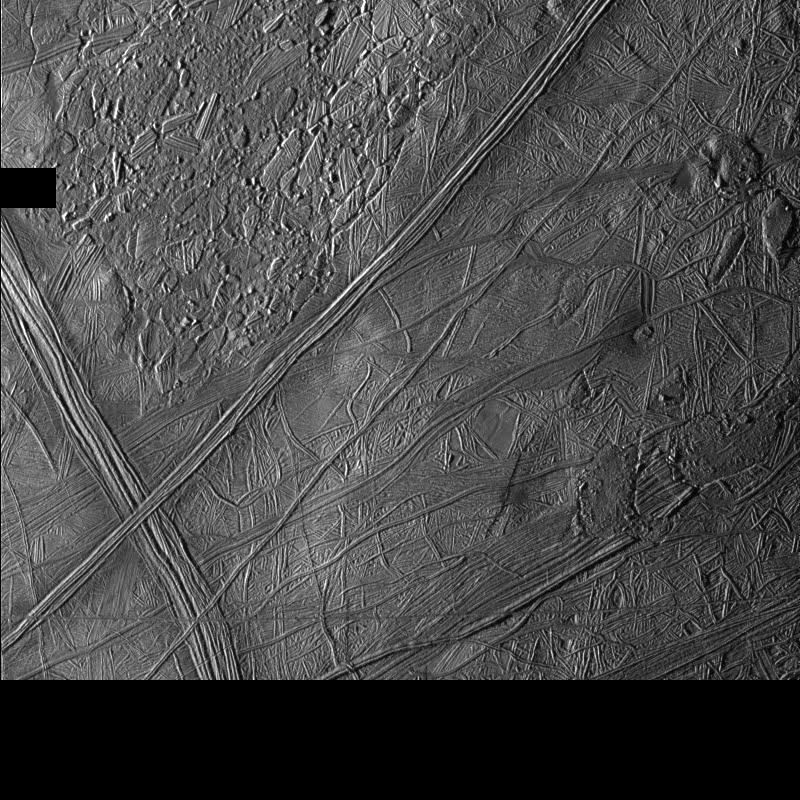
#> input picture data/C0383713713R_full.jpg, 800 x 800 px
$ jupyter execute europa-houghlines-filtering.ipynb
#> lines starting #> are read from the running program, lines starting #| are printed output that depends on the picture; after the words box and inside, x2 and y2 are one past the last pixel; in counts of white or black regions, pixels touching at a corner belong together
[cell 1]
import cv2 as cv
import numpy as np
import matplotlib.pyplot as plt

[cell 2]
original = cv.imread("data/C0383713713R_full.jpg")
#> original is the input picture: shape (800, 800, 3); min 0, max 255, mean 72.5
image = cv.cvtColor(original, cv.COLOR_BGR2GRAY)
# image = cv.resize(image, (500, 500))
image = image[:680, :] # crop out the black parts. (for this example image)
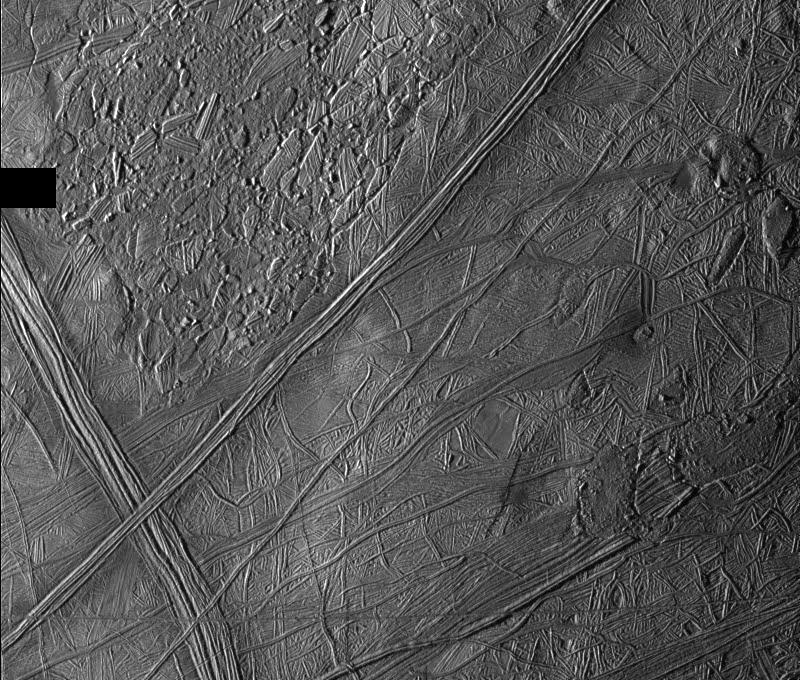
#> image: shape (680, 800); min 0, max 255, mean 85.3

## Chunking the image, then applying houghlines

[cell 3]
frames = []
chunks = 4
chunkSize = image.shape[0] // chunks
#> chunkSize = 170
for i in range(chunks):
    row = []
    for j in range(chunks):
        row.append(image[chunkSize*i:chunkSize*(i+1), chunkSize*j:chunkSize*(j+1)])
    frames.append(row)
#> after the loop, frames = 4 items

def plotAllFrames(frames):
    plt.figure(figsize=(10, 10))
    for i in range(chunks):
        for j in range(chunks):
            plt.subplot(chunks, chunks, i*chunks+j+1)
            plt.imshow(frames[i][j], cmap='gray')
            plt.axis('off')
    plt.tight_layout()
    plt.subplots_adjust(wspace=0.01, hspace=0.01)
    plt.show()
plotAllFrames(frames)

## Helper Functions

[cell 4]
def auto_canny(image, sigma=0.33):
	# compute the median of the single channel pixel intensities
	v = np.median(image)
	# apply automatic Canny edge detection using the computed median
	lower = int(max(0, (1.0 - sigma) * v))
	upper = int(min(255, (1.0 + sigma) * v))

	return cv.Canny(image, lower, upper)

def houghP(processed_img, output=None):
    if output is None:
        output = processed_img.copy()
    lines = cv.HoughLinesP(processed_img, 1, np.pi/90, 80, minLineLength=40, maxLineGap=10)
    output = output.copy()
    if lines is None:
        return output
    for line in lines:
        x1, y1, x2, y2 = line[0]
        cv.line(output, (x1, y1), (x2, y2), (255, 0, 0), 2)
    return output

def hough(processed_img, output=None):
    if output is None:
        output = processed_img.copy()
    lines = cv.HoughLines(processed_img, 1, np.pi/90, 50)
    output = output.copy()
    if lines is None:
        return output
    for r_theta in lines[:10]:
        arr = np.array(r_theta[0], dtype=np.float64)
        r, theta = arr[0], arr[1]
        a = np.cos(theta)
        b = np.sin(theta)
        x0 = a*r
        y0 = b*r
        x1 = int(x0 + chunkSize*(-b))
        y1 = int(y0 + chunkSize*(a))
        x2 = int(x0 - chunkSize*(-b))
        y2 = int(y0 - chunkSize*(a))
        cv.line(output, (x1, y1), (x2, y2), (255), 2)
    return output


def plotBoth(image, title='Processed Image', original=original, original_title='Original Image'):
    plt.figure(figsize=(10, 5))

    # Plot original image
    plt.subplot(121)
    plt.imshow(cv.cvtColor(original, cv.COLOR_BGR2RGB))
    plt.axis('off')
    plt.title(original_title)

    # Plot resized image
    plt.subplot(122)
    plt.imshow(image, cmap='gray')
    plt.title(title)
    plt.axis('off')
    # Set the background of the plot to be transparent
    plt.gcf().patch.set_alpha(0)
    plt.show()

## Testing Houghlines Functions

[cell 5]
test_frame = frames[2][1]
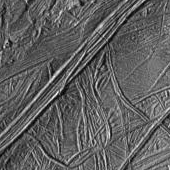
#> test_frame: shape (170, 170); min 0, max 255, mean 95.3
canny = auto_canny(test_frame)
#> in auto_canny, `v = np.median(image)`: v = 93
#> in auto_canny, `lower = int(max(0, (1.0 - sigma) * v))`: lower = 62
#> in auto_canny, `upper = int(min(255, (1.0 + sigma) * v))`: upper = 123
#> in auto_canny, `return cv.Canny(image, lower, upper)`:
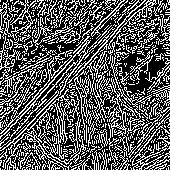
#> returned value: shape (170, 170); 35.3% white in thin lines or dots
houghP_test = houghP(canny, test_frame)
#> in houghP, `lines = cv.HoughLinesP(processed_img, 1, np.pi/90, 80, minLineLength=4..`: lines = 25 rows, first 6: [7, 146, 91, 59], [6, 128, 121, 1], [5, 133, 82, 48], [0, 144, 46, 99], [0, 158, 150, 2], [1, 147, 68, 73]
#> the loop in houghP, `for line in lines:` made 25 passes
#> (x1, y1, x2, y2) on passes 1 to 12: (7, 146, 91, 59), (6, 128, 121, 1), (5, 133, 82, 48), (0, 144, 46, 99), (0, 158, 150, 2), (1, 147, 68, 73), (16, 169, 167, 1), (0, 163, 158, 0), (3, 35, 165, 161), (32, 168, 137, 1), (0, 168, 162, 0), (13, 169, 162, 3)
hough_test = hough(canny, test_frame)
#> in hough, `lines = cv.HoughLines(processed_img, 1, np.pi/90, 50)`: lines = 2463 rows, first 8: [90, 0.733], [106, 0.768], [93, 0.733], [103, 0.803], [100, 0.628], [108, 0.698], [110, 0.768], [96, 0.698]
#> the loop in hough, `for r_theta in lines[:10]:` made 10 passes
#> (r, theta, a, b, x0, y0, x1, y1) on passes 1 to 10: (90, 0.733, 0.743, 0.669, 66.88, 60.22, -46, 186), (106, 0.768, 0.719, 0.695, 76.25, 73.63, -41, 195), (93, 0.733, 0.743, 0.669, 69.11, 62.23, -44, 188), (103, 0.803, 0.695, 0.719, 71.55, 74.09, -50, 192), (100, 0.628, 0.809, 0.588, 80.9, 58.78, -19, 196), (108, 0.698, 0.766, 0.643, 82.73, 69.42, -26, 199), (110, 0.768, 0.719, 0.695, 79.13, 76.41, -38, 198), (96, 0.698, 0.766, 0.643, 73.54, 61.71, -35, 191), (109, 0.803, 0.695, 0.719, 75.72, 78.41, -46, 196), (113, 0.803, 0.695, 0.719, 78.5, 81.29, -43, 199)
#> after the loop in hough, `for r_theta in lines[:10]:`: output: shape (170, 170); 15.71% of pixels changed, all inside (x1, y1, x2, y2) = (0, 0, 166, 170)
plotBoth(houghP_test, 'HoughP', hough_test, 'Hough')

## Preprocessing steps

[cell 6]
def preprocess_canny(frame):
    clahe = cv.createCLAHE(clipLimit=2.0, tileGridSize=(8, 8))
    frame = cv.GaussianBlur(frame, (7, 7), 0)
    frame = auto_canny(frame)
    # frame = cv.dilate(frame, None, iterations=1)
    # frame = cv.erode(frame, None, iterations=1)
    return frame
def preprocess_thresh(frame):
    _, thresh = cv.threshold(frame, 0, 255, cv.THRESH_OTSU)
    return thresh
def vectorize_frames(func):
    return np.vectorize(func, signature='(m, n)->(m, n)')

[cell 7]
output_frames = vectorize_frames(preprocess_canny)(frames)
#> in auto_canny (call 2), `return cv.Canny(image, lower, upper)`: returned value: shape (170, 170); 12.9% white in thin lines or dots
#> in auto_canny (call 3), `return cv.Canny(image, lower, upper)`: returned value: shape (170, 170); 18.6% white in thin lines or dots
#> in auto_canny (call 4), `return cv.Canny(image, lower, upper)`: returned value: shape (170, 170); 16.6% white in thin lines or dots
#> in auto_canny (call 5), `return cv.Canny(image, lower, upper)`: returned value: shape (170, 170); 13.3% white in thin lines or dots
#> in auto_canny (call 6), `return cv.Canny(image, lower, upper)`: returned value: shape (170, 170); 14.5% white in thin lines or dots
#> in auto_canny (call 7), `return cv.Canny(image, lower, upper)`: returned value: shape (170, 170); 19.9% white in thin lines or dots
#> in auto_canny (call 8), `return cv.Canny(image, lower, upper)`: returned value: shape (170, 170); 12.8% white in thin lines or dots
#> in auto_canny (call 9), `return cv.Canny(image, lower, upper)`: returned value: shape (170, 170); 10% white in thin lines or dots
#> in auto_canny (call 10), `return cv.Canny(image, lower, upper)`: returned value: shape (170, 170); 12% white in thin lines or dots
#> in auto_canny (call 11), `return cv.Canny(image, lower, upper)`: returned value: shape (170, 170); 11.8% white in thin lines or dots
#> in auto_canny (call 12), `return cv.Canny(image, lower, upper)`: returned value: shape (170, 170); 9.3% white in thin lines or dots
#> in auto_canny (call 13), `return cv.Canny(image, lower, upper)`: returned value: shape (170, 170); 12.5% white in thin lines or dots
#> in auto_canny (call 14), `return cv.Canny(image, lower, upper)`: returned value: shape (170, 170); 7.8% white in thin lines or dots
#> in auto_canny (call 15), `return cv.Canny(image, lower, upper)`: returned value: shape (170, 170); 10.9% white in thin lines or dots
#> in preprocess_canny (call 15), `frame = cv.GaussianBlur(frame, (7, 7), 0)`:
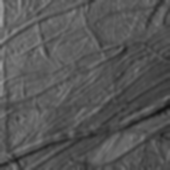
#> frame: shape (170, 170); min 20, max 163, mean 86.1
#> in auto_canny (call 16), `return cv.Canny(image, lower, upper)`: returned value: shape (170, 170); 9.5% white in thin lines or dots
#> in preprocess_canny (call 16), `frame = cv.GaussianBlur(frame, (7, 7), 0)`:
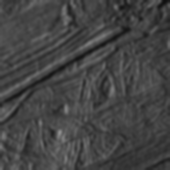
#> frame: shape (170, 170); min 16, max 143, mean 68
#> in auto_canny (call 17), `return cv.Canny(image, lower, upper)`: returned value: shape (170, 170); 15.7% white in thin lines or dots
plotAllFrames(output_frames)

[cell 8]
output_frames = vectorize_frames(houghP)(output_frames)
#> after the loop in houghP (call 3), `for line in lines:`: output: shape (170, 170); 19.7% white in thin lines or dots
#> in houghP (call 5), `lines = cv.HoughLinesP(processed_img, 1, np.pi/90, 80, minLineLength=4..`: lines = [[27, 91, 86, 11], [1, 127, 99, 2], [2, 107, 68, 23], [2, 113, 78, 16], [0, 99, 75, 3]]
#> the loop in houghP (call 5), `for line in lines:` made 5 passes
#> after the loop in houghP (call 5), `for line in lines:`:
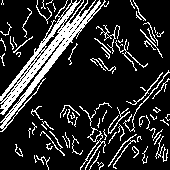
#> output: shape (170, 170); 17.3% white in thin lines or dots
#> in houghP (call 8), `lines = cv.HoughLinesP(processed_img, 1, np.pi/90, 80, minLineLength=4..`: lines = [[28, 98, 117, 0], [1, 123, 102, 11], [3, 149, 66, 80], [44, 86, 120, 2], [84, 63, 118, 20]]
#> the loop in houghP (call 8), `for line in lines:` made 5 passes
#> after the loop in houghP (call 8), `for line in lines:`:
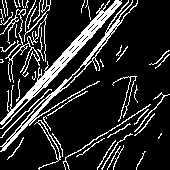
#> output: shape (170, 170); 16.4% white in thin lines or dots
#> in houghP (call 9), `lines = cv.HoughLinesP(processed_img, 1, np.pi/90, 80, minLineLength=4..`: lines = [[103, 60, 142, 14]]
#> the loop in houghP (call 9), `for line in lines:` made 1 pass
#> after the loop in houghP (call 9), `for line in lines:`:
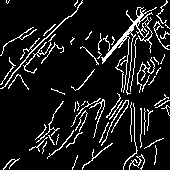
#> output: shape (170, 170); 10.4% white in thin lines or dots
#> in houghP (call 10), `lines = cv.HoughLinesP(processed_img, 1, np.pi/90, 80, minLineLength=4..`: lines = [[83, 50, 156, 168], [91, 86, 134, 166], [119, 102, 158, 165], [67, 54, 128, 169], [100, 90, 137, 167], [36, 0, 80, 90], [21, 0, 82, 106]]
#> the loop in houghP (call 10), `for line in lines:` made 7 passes
#> after the loop in houghP (call 10), `for line in lines:`:
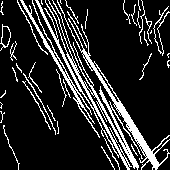
#> output: shape (170, 170); 16.2% white in thin lines or dots
#> in houghP (call 11), `lines = cv.HoughLinesP(processed_img, 1, np.pi/90, 80, minLineLength=4..`: lines = [[5, 128, 114, 8], [3, 150, 90, 60], [9, 129, 83, 47], [76, 74, 140, 4], [5, 154, 82, 74]]
#> the loop in houghP (call 11), `for line in lines:` made 5 passes
#> after the loop in houghP (call 11), `for line in lines:`:
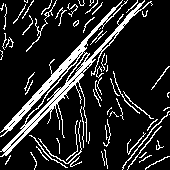
#> output: shape (170, 170); 15.6% white in thin lines or dots
plotAllFrames(output_frames)

[cell 9]
clahe = cv.createCLAHE(clipLimit=2.0, tileGridSize=(3, 3))

pyr = cv.pyrDown(image)
pyr = cv.pyrDown(pyr)
plt.imshow(pyr, cmap='grey')
plt.axis('off')
plt.gcf().patch.set_alpha(0)
print(pyr.shape)
#| (170, 200)

[cell 10]
pyrCanny = preprocess_canny(clahe.apply(pyr))

$ run again, with data/C0374649039R_full.jpg copied over data/C0383713713R_full.jpg
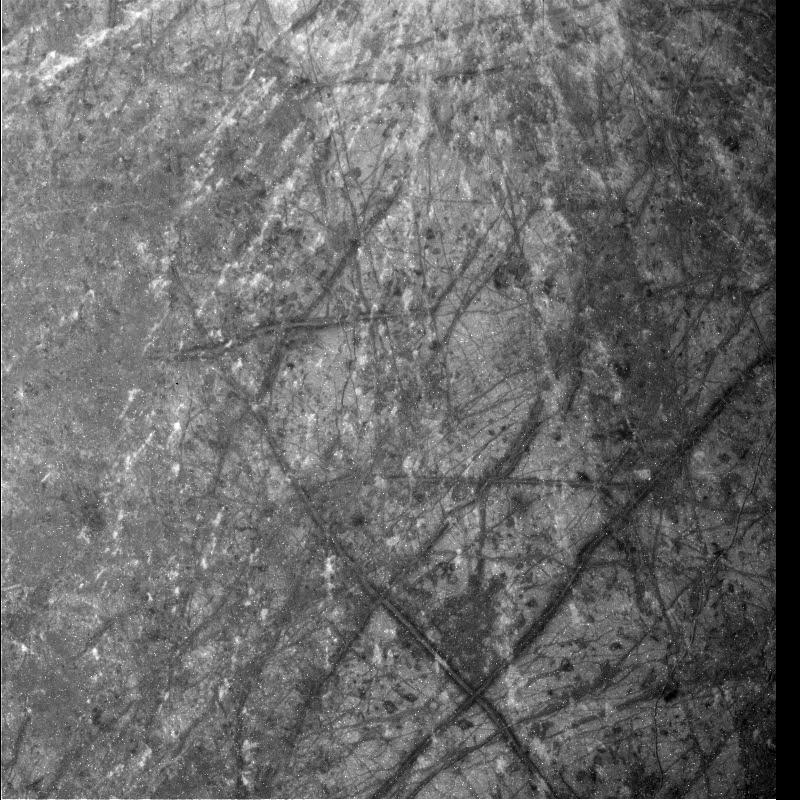
#> input picture data/C0374649039R_full.jpg, 800 x 800 px
#> original is the input picture: shape (800, 800, 3); min 0, max 255, mean 105.6
#> after the loop `for i in range(chunks):`: frames = 4 items
#> v = 125
#> lower = 83
#> upper = 166
#> in houghP, `lines = cv.HoughLinesP(processed_img, 1, np.pi/90, 80, minLineLength=4..`: lines = [[0, 168, 168, 5], [3, 169, 167, 58], [2, 168, 166, 49], [72, 84, 140, 8], [5, 21, 166, 166]]
#> the loop in houghP, `for line in lines:` made 5 passes
#> after the loop in houghP, `for line in lines:`:
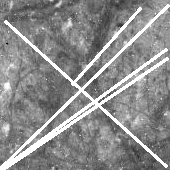
#> output: shape (170, 170); min 1, max 255, mean 139.3
#> in hough, `lines = cv.HoughLines(processed_img, 1, np.pi/90, 50)`: lines = 2001 rows, first 8: [112, 0.663], [116, 0.698], [121, 0.803], [142, 1.01], [109, 0.733], [138, 0.873], [137, 0.942], [132, 0.628]
#> the loop in hough, `for r_theta in lines[:10]:` made 10 passes
#> (r, theta, a, b, x0, y0, x1, y1) on passes 1 to 8: (112, 0.663, 0.788, 0.616, 88.26, 68.95, -16, 202), (116, 0.698, 0.766, 0.643, 88.86, 74.56, -20, 204), (121, 0.803, 0.695, 0.719, 84.05, 87.04, -38, 205), (142, 1.01, 0.53, 0.848, 75.25, 120.4, -68, 210), (109, 0.733, 0.743, 0.669, 81, 72.94, -32, 199), (138, 0.873, 0.643, 0.766, 88.7, 105.7, -41, 214), (137, 0.942, 0.588, 0.809, 80.53, 110.8, -57, 210), (132, 0.628, 0.809, 0.588, 106.8, 77.59, 6, 215)
#| (170, 200)
#> frame: shape (170, 200)
#> v = 122
#> lower = 81
#> upper = 162
#> in auto_canny (call 18), `return cv.Canny(image, lower, upper)`:
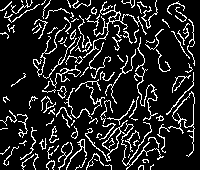
#> returned value: shape (170, 200); 14.2% white in thin lines or dots
